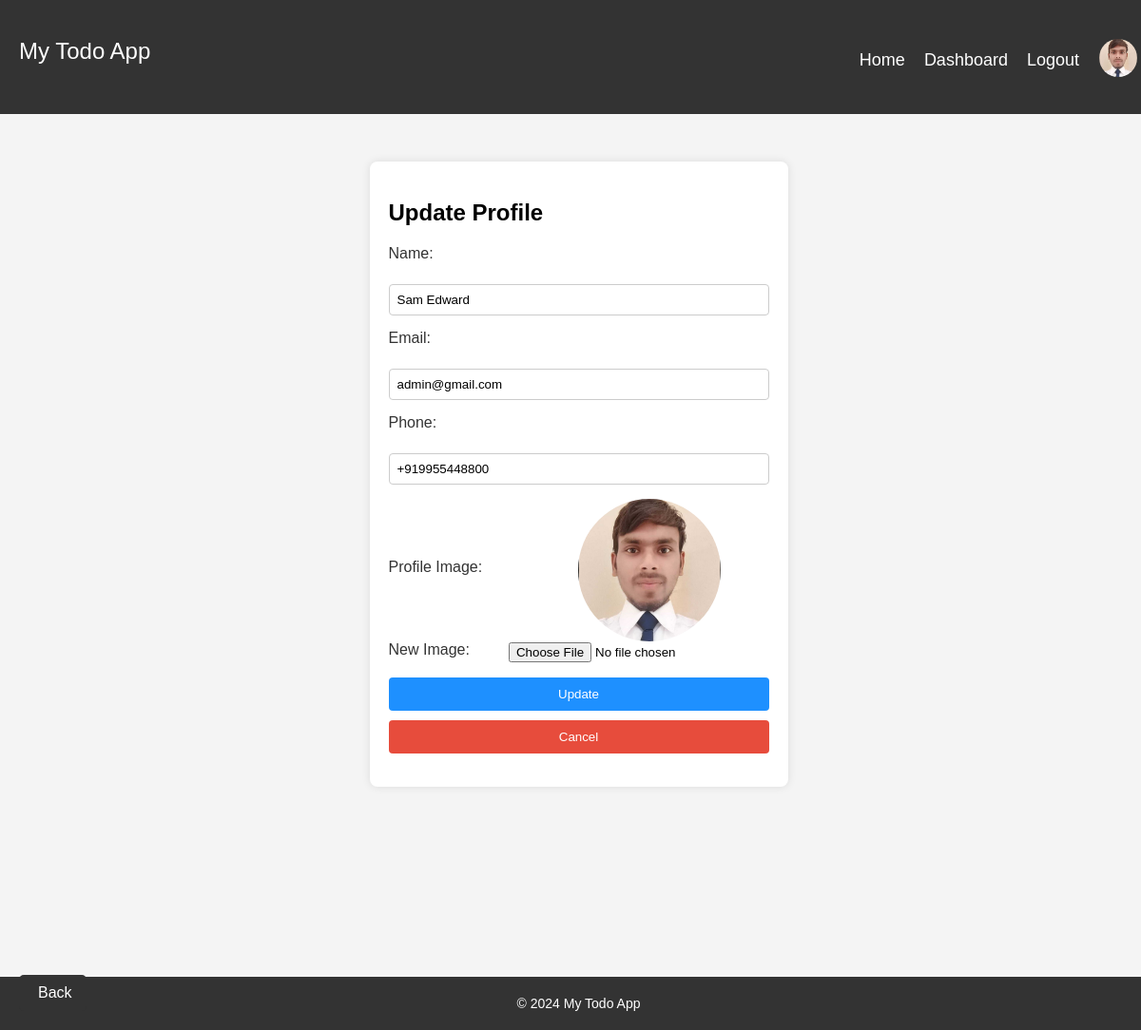
/profile_update.php (signed in), run on the app's committed database.
### tables this page shows
CREATE TABLE `users` (
  `user_id` int NOT NULL AUTO_INCREMENT,
  `username` varchar(50) NOT NULL,
  `email` varchar(255) NOT NULL,
  `password` varchar(255) NOT NULL,
  `name` varchar(100) DEFAULT NULL,
  `phone` varchar(20) DEFAULT NULL,
  `image` varchar(255) DEFAULT NULL,
  `failed_attempts` varchar(50) DEFAULT NULL,
  PRIMARY KEY (`user_id`),
  UNIQUE KEY `username` (`username`),
  UNIQUE KEY `email` (`email`)
);

### profile_update.php (the view, shortened to what this page needs)
<?php
require_once "includes/config.php";
$user_id = $_SESSION['user_id'];
$query = "SELECT * FROM users WHERE user_id = $user_id";
$result = mysqli_query($conn, $query);
if ($result && mysqli_num_rows($result) > 0) {
    $user = mysqli_fetch_assoc($result);
} else {
    $error = "Error: User not found.";
}
?>
<!DOCTYPE html>
<html lang="en">
<head>
    <link rel="stylesheet" type="text/css" href="styles/update.css">
</head>
<body>
    <div class="scroll-container">
        <div class="scroll-wrapper">
            <?php
            include 'includes/header.php';
            ?>
            <main class="custom-main">
                <section>
                    <h1>Update Profile</h1>
                    <form method="POST" action="<?php echo htmlspecialchars($_SERVER["PHP_SELF"]); ?>" enctype="multipart/form-data" onsubmit="return validateImageFile();">
                        <div class="field">
                            <label for="name">Name:</label><br>
                            <input type="text" id="name" name="name" value="<?php echo htmlspecialchars($user['name']); ?>"><br>
                        </div>
                        <div class="field">
                            <label for="email">Email:</label><br>
                            <input type="email" id="email" name="email" value="<?php echo htmlspecialchars($user['email']); ?>"><br>
                        </div>
                        <div class="field">
                            <label for="phone">Phone:</label><br>
                            <input type="text" id="phone" name="phone" value="<?php echo htmlspecialchars($user['phone']); ?>"><br>
                        </div>
                        <div class="field">
                            <div class="profile-update-img">
                                <?php if (!empty($user['image'])) : ?>
                                    <label for="image">Profile Image:</label><br>
                                    <img src="<?php echo htmlspecialchars($user['image']); ?>" alt="Profile Image" style="width: 150px; height: 150px;object-fit: cover; border-radius: 50%;" onchange="updateImagePreview()"><br>
                                <?php endif; ?>
                            </div>
                            <div class="profile-update-img">
                                <label for="image">New Image:</label><br>
                                <input type="file" id="image" name="image"><br>
                            </div>
                        </div>
                        <div class="field">
                            <button type="submit">Update</button>
                            <button type="button" id="cancelButton">Cancel</button>
                        </div>
                    </form>
                </section>
            </main>
            <div class="footer">
                <?php
                include 'includes/footer.php';
                ?>
            </div>
        </div>
    </div>
</body>
</html>
</body>
</html>

### styles/update.css (style rules this page uses)
:root { --blueB: #1e90ff; --blueBB: #0d5fb1; --redB: #e74c3c; --redBB: #9d2214; --whiteB: #ffffff; --whiteBB: #f4f4f4; }
body { font-family: Arial, sans-serif; margin: 0; padding: 0; background-color: #f4f4f4; }
form { margin-top: 20px; }
.field { margin-bottom: 15px; }
label { display: block; margin-bottom: 5px; color: #333; }
input[type="text"], input[type="email"], input[type="password"], textarea { width: 100%; padding: 8px; border: 1px solid #ccc; border-radius: 4px; box-sizing: border-box; }
button[type="submit"] { display: block; width: 100%; padding: 10px; background-color: var(--blueB); ; color: #fff; border: none; border-radius: 4px; cursor: pointer; box-sizing: border-box; margin: 10px 0; }
#cancelButton { display: block; width: 100%; padding: 10px; background-color: var(--redB); ; color: #fff; border: none; border-radius: 4px; cursor: pointer; box-sizing: border-box; margin: 10px 0; }
.profile-update-img { display: flex; justify-content: space-between; align-items: center; }
.profile-update-img input[type="file"] { align-items: end; justify-content: end; }

### styles/header.css (style rules this page uses)
:root { --blueB: #1e90ff; --blueBB: #1e90ff; --redB: #e74c3c; --redBB: #9d2214; --whiteB: #ffffff; --whiteBB: #f4f4f4; }
body { font-family: Arial, sans-serif; margin: 0; padding: 0; background-color: #f4f4f4; scrollbar-width: none; }
.scroll-container { width: 100%; height: 100%; overflow: hidden; }
.scroll-wrapper { width: calc(100% + 17px); height: calc(100% + 17px); overflow-y: scroll; padding-right: 17px; }
.custom-main { width: 400px; margin: 50px auto; padding: 20px; background-color: #ffff; border-radius: 8px; box-shadow: 0 0 10px rgba(0, 0, 0, 0.1); margin-bottom: 200px !important; }

### data on the page
users: name "Sam Edward", email "admin@gmail.com", phone "+919955448800", image (picture)
